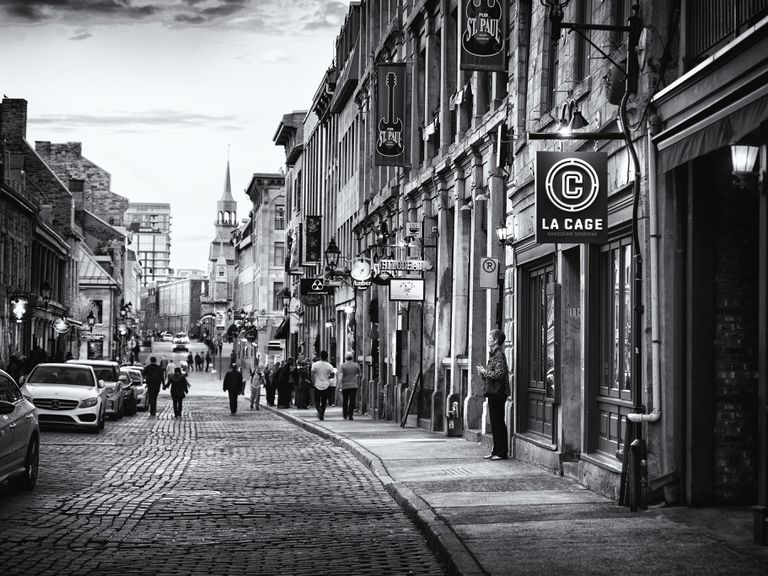
#> input picture Assignment1/image1.jpg, 768 x 576 px
$ python code2.py
#> lines starting #> are read from the running program, lines starting #| are printed output that depends on the picture
from skimage.exposure import cumulative_distribution
import matplotlib.pylab as plt
import numpy as np
import cv2
def hist_matching(c, c_t, im):
 pixels = np.arange(256)
 new_pixels = np.interp(c, c_t, pixels)
 im = (np.reshape(new_pixels[im.ravel()], im.shape)).astype(np.uint8)
 return im

def gammatrans(img,gamma):
    rows,columns,_=img.shape
    # gamma=2
    img2=np.copy(img)
    for i in range(rows):
        for j in range(columns):
            value=img[i][j]
            value=np.clip(pow((value/255.0),gamma)*255.0,0,255)
            img2[i][j]=value
    return img2

img1=cv2.imread('image1.jpg')
#> img1 is the input picture: shape (576, 768, 3); mean B, G, R 108.7, 105.7, 104.8
plt.subplot(221)
plt.imshow(img1)
img2=cv2.imread('image2.jpg')
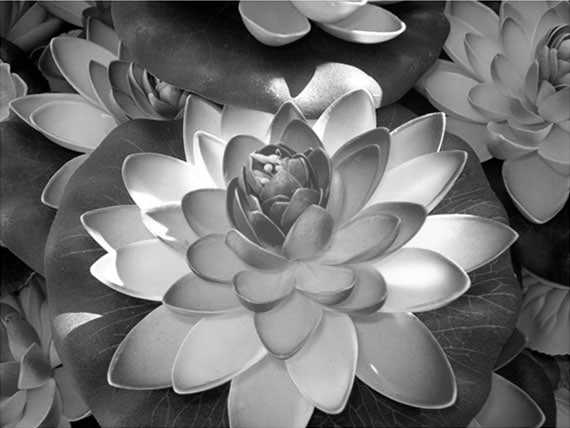
#> input picture Assignment1/image2.jpg, 570 x 428 px
#> img2 is the input picture: shape (428, 570, 3); min 0, max 255, mean 113.5
plt.subplot(222)
plt.imshow(img2)
c,_ = cumulative_distribution(img1)
#> c = 256 values from 0.00162 to 1
c_t,_ = cumulative_distribution(img2)
#> c_t = 256 values from 0.00237 to 1
img3=hist_matching(c,c_t,img1)
#> in hist_matching, `new_pixels = np.interp(c, c_t, pixels)`: new_pixels = 256 values from 0 to 255
#> in hist_matching, `im = (np.reshape(new_pixels[im.ravel()], im.shape)).astype(np.uint8)`:
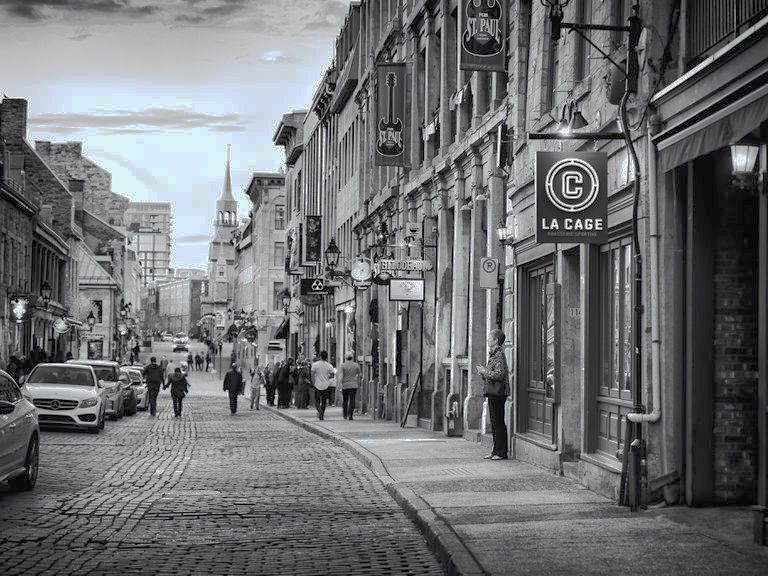
#> im: shape (576, 768, 3); mean of channels 0, 1, 2 116, 112.5, 111; drawn as B, G, R
c_new,_=cumulative_distribution(img3)
#> c_new = 256 values from 0.00384 to 1
plt.subplot(223)
plt.plot(c,'-b',label='image1')
plt.plot(c_t,label='image2')
plt.plot(c_new,label='new')
plt.subplot(224)
plt.imshow(img3)
plt.show()
plt.subplot(221)
plt.imshow(gammatrans(img3,1.5))
#> after the loop in gammatrans, `for i in range(rows):`:
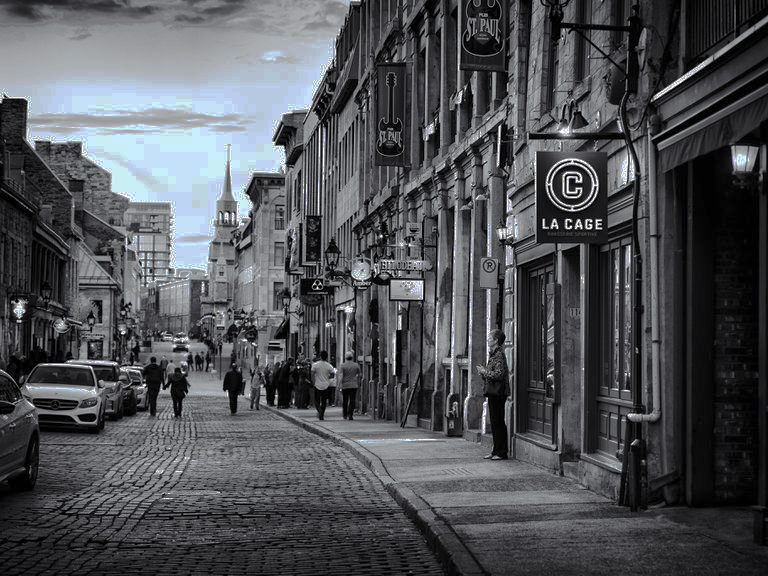
#> img2: shape (576, 768, 3); mean of channels 0, 1, 2 86.3, 82.6, 80.6; drawn as B, G, R
plt.subplot(222)
plt.imshow(gammatrans(img3,2))
#> call 2 of gammatrans, with gamma = 2
#> after the loop in gammatrans (call 2), `for i in range(rows):`:
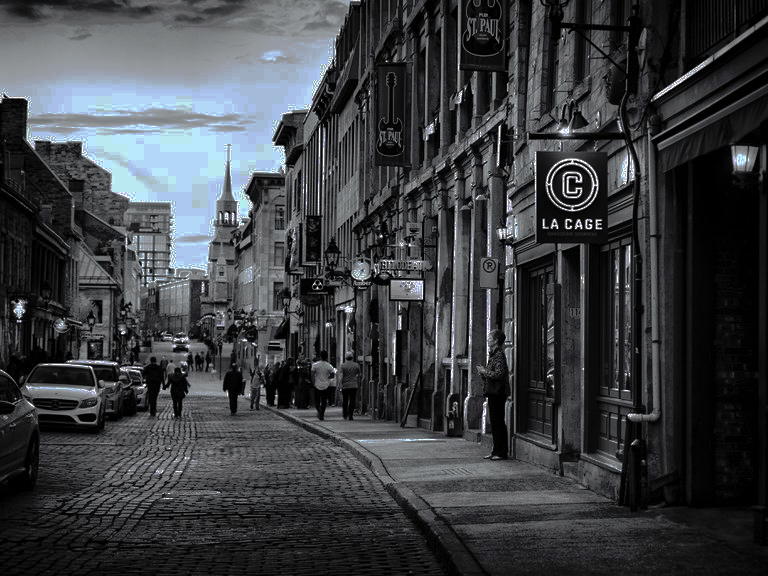
#> img2: shape (576, 768, 3); mean of channels 0, 1, 2 67.5, 63.6, 61.1; drawn as B, G, R
plt.subplot(223)
plt.imshow(gammatrans(img3,0.8))
plt.subplot(224)
plt.imshow(gammatrans(img3,0.4))
#> call 4 of gammatrans, with gamma = 0.4
#> after the loop in gammatrans (call 4), `for i in range(rows):`:
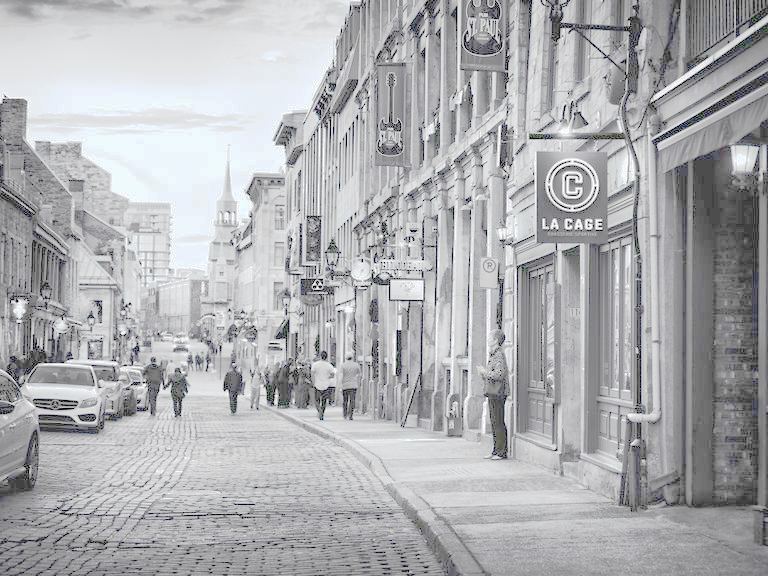
#> img2: shape (576, 768, 3); mean of channels 0, 1, 2 177.5, 174.8, 174.1; drawn as B, G, R
plt.show()
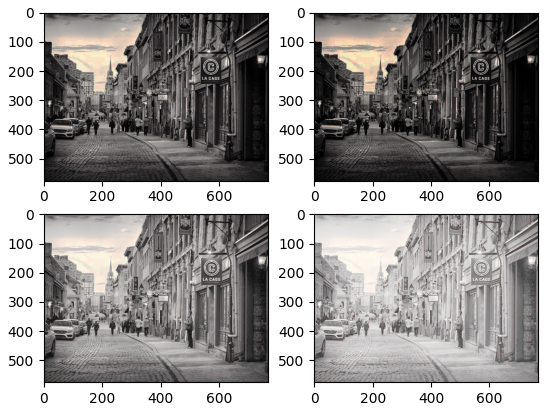
#> figure drawn by matplotlib, 4 panels; B, G, R data is drawn as R, G, B
